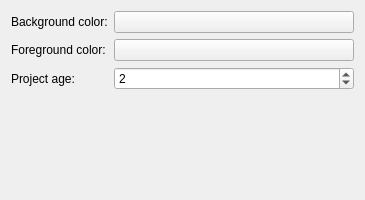
<?xml version="1.0" encoding="UTF-8"?>
<ui version="4.0">
 <class>Settings</class>
 <widget class="QWidget" name="Settings">
  <property name="geometry">
   <rect>
    <x>0</x>
    <y>0</y>
    <width>365</width>
    <height>200</height>
   </rect>
  </property>
  <layout class="QFormLayout">
   <item row="0" column="0">
    <widget class="QLabel" name="backgroundLabel">
     <property name="text">
      <string>Background color:</string>
     </property>
    </widget>
   </item>
   <item row="0" column="1">
    <widget class="KColorButton" name="kcfg_colorBackground">
     <property name="toolTip">
      <string>Choose a new background color</string>
     </property>
     <property name="whatsThis">
      <string>&lt;html&gt;&lt;head&gt;&lt;meta name=&quot;qrichtext&quot; content=&quot;1&quot; /&gt;&lt;style type=&quot;text/css&quot;&gt;
p, li { white-space: pre-wrap; }
&lt;/style&gt;&lt;/head&gt;&lt;body style=&quot; font-family:'DejaVu Serif'; font-size:9pt; font-weight:400; font-style:normal;&quot;&gt;
&lt;p style=&quot; margin-top:0px; margin-bottom:0px; margin-left:0px; margin-right:0px; -qt-block-indent:0; text-indent:0px;&quot;&gt;Change the &lt;span style=&quot; font-weight:600;&quot;&gt;background&lt;/span&gt; color by clicking here and choose the new &lt;span style=&quot; color:#ff0000;&quot;&gt;color&lt;/span&gt; in the &lt;span style=&quot; font-style:italic;&quot;&gt;color dialog&lt;/span&gt;.&lt;/p&gt;&lt;/body&gt;&lt;/html&gt;</string>
     </property>
     <property name="text">
      <string/>
     </property>
    </widget>
   </item>
   <item row="1" column="0">
    <widget class="QLabel" name="foregroundLabel">
     <property name="text">
      <string>Foreground color:</string>
     </property>
    </widget>
   </item>
   <item row="1" column="1">
    <widget class="KColorButton" name="kcfg_colorForeground">
     <property name="toolTip">
      <string>Choose a new foreground color</string>
     </property>
     <property name="whatsThis">
      <string>&lt;html&gt;&lt;head&gt;&lt;meta name=&quot;qrichtext&quot; content=&quot;1&quot; /&gt;&lt;style type=&quot;text/css&quot;&gt;
p, li { white-space: pre-wrap; }
&lt;/style&gt;&lt;/head&gt;&lt;body style=&quot; font-family:'DejaVu Serif'; font-size:9pt; font-weight:400; font-style:normal;&quot;&gt;
&lt;p style=&quot; margin-top:0px; margin-bottom:0px; margin-left:0px; margin-right:0px; -qt-block-indent:0; text-indent:0px;&quot;&gt;Change the &lt;span style=&quot; font-weight:600;&quot;&gt;foreground&lt;/span&gt; color by clicking here and choose the new &lt;span style=&quot; color:#ff0000;&quot;&gt;color&lt;/span&gt; in the &lt;span style=&quot; font-style:italic;&quot;&gt;color dialog&lt;/span&gt;.&lt;/p&gt;&lt;/body&gt;&lt;/html&gt;</string>
     </property>
     <property name="text">
      <string/>
     </property>
    </widget>
   </item>
   <item row="2" column="0">
    <widget class="QLabel" name="projectLabel">
     <property name="text">
      <string>Project age:</string>
     </property>
    </widget>
   </item>
   <item row="2" column="1">
    <widget class="QSpinBox" name="kcfg_ageInDays">
     <property name="toolTip">
      <string>Set the project age (in days)</string>
     </property>
     <property name="whatsThis">
      <string>Change the project age (in days) by choosing a new number of days.</string>
     </property>
     <property name="minimum">
      <number>1</number>
     </property>
     <property name="value">
      <number>2</number>
     </property>
    </widget>
   </item>
  </layout>
 </widget>
 <customwidgets>
  <customwidget>
   <class>KColorButton</class>
   <extends>QPushButton</extends>
   <header>kcolorbutton.h</header>
  </customwidget>
 </customwidgets>
 <resources/>
 <connections/>
</ui>
